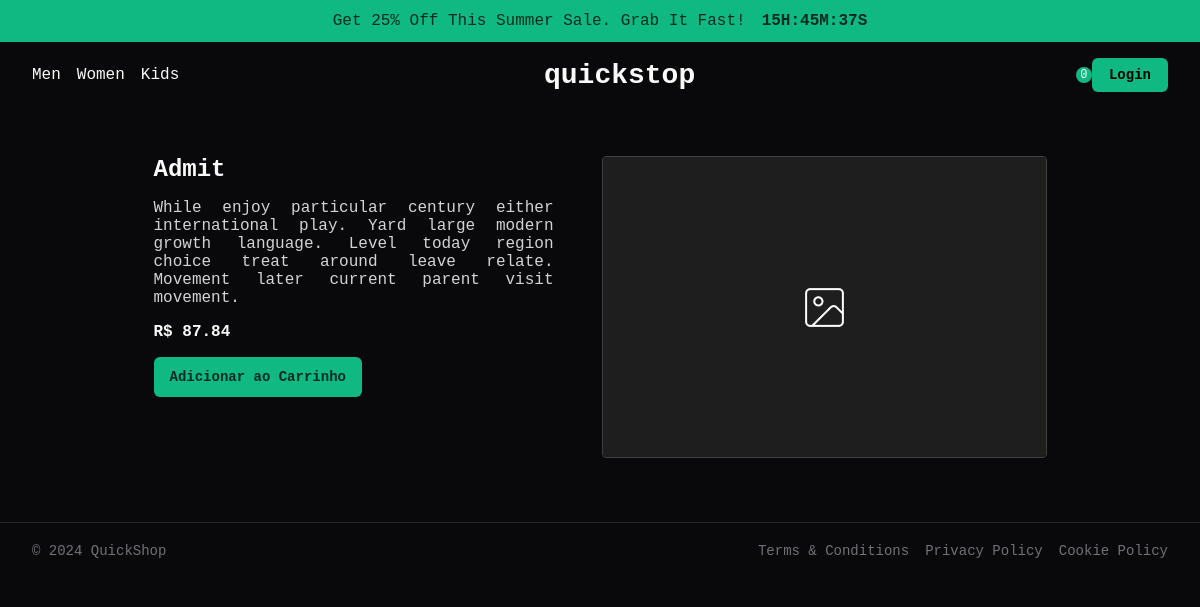
Page /product/3/ on the committed database.
### store/models.py (models this page shows, shortened)
class Product(models.Model):
    name = models.CharField(max_length=100)
    description = models.TextField()
    price = models.DecimalField(max_digits=10, decimal_places=2)
    discount = models.DecimalField(max_digits=10, decimal_places=2, null=True, blank=True)
    image = models.ImageField(upload_to='store/static/imgs/')

### store/views.py (the view)
# urls.py: path('product/<int:pk>/', views.product_detail, name='product_detail'),
def product_detail(request, pk):
    product = get_object_or_404(Product, pk=pk)
    return render(request, 'product_detail.html', {'product': product})

### store/templates/product_detail.html
{% extends "base.html" %}
{% block content %}
    <div class="product-detail">
        <div class="product-detail-info">
            <h2>{{ product.name }}</h2>
            <p class="description">{{ product.description }}</p>
            {% if product.discount %}
                <p>
                    <s>R$ {{ product.price|floatformat:2 }}</s>
                    R$ {{ product.discount|floatformat:2 }}
                </p>
            {% else %}
                <p class="price">R$ {{ product.price|floatformat:2 }}</p>
            {% endif %}
            <a href="{% url 'add_to_cart' product.pk %}" class="add-to-cart">Adicionar ao Carrinho</a>
        </div>
        <img src="{{ product.image.url }}" class="img-xl" alt="{{ product.name }}">
    </div>
{% endblock %}

### store/static/css/styles.css (style rules this page uses)
*, *::after, *::before { margin: 0; padding: 0; box-sizing: border-box; }
html, body { background-color: #09090b; color: #fafafa; width: 100%; min-height: 100vh; position: relative; }
body, input, textarea, select, option, button { font-family: monospace; font-weight: 400; font-size: 1rem; }
body { display: flex; flex-direction: column; gap: 1rem; }
a { text-decoration: none; color: #fafafa; }
.product-detail { display: flex; justify-content: center; gap: 3rem; padding-block: 2rem; }
.product-detail img { border: 1px solid #3f3f46; border-radius: 4px; }
.product-detail .product-detail-info { display: flex; flex-direction: column; gap: 1rem; max-width: 400px; }
.product-detail .product-detail-info .description { text-align: justify; color: #d4d4d8; }
.product-detail .product-detail-info .price { font-weight: 700; }
.product-detail .add-to-cart { border-radius: 6px; width: fit-content; padding: .75rem 1rem; background-color: #10b981; color: #022c22; font-size: .875rem; font-weight: 700; }

### rows in the picture
Product: name "Admit", description "While enjoy particular century either international play. Yard large modern growth language. Level today region choice treat around leave relate. Movement later current parent visit movement.", price "87.84", image (placeholder picture)
